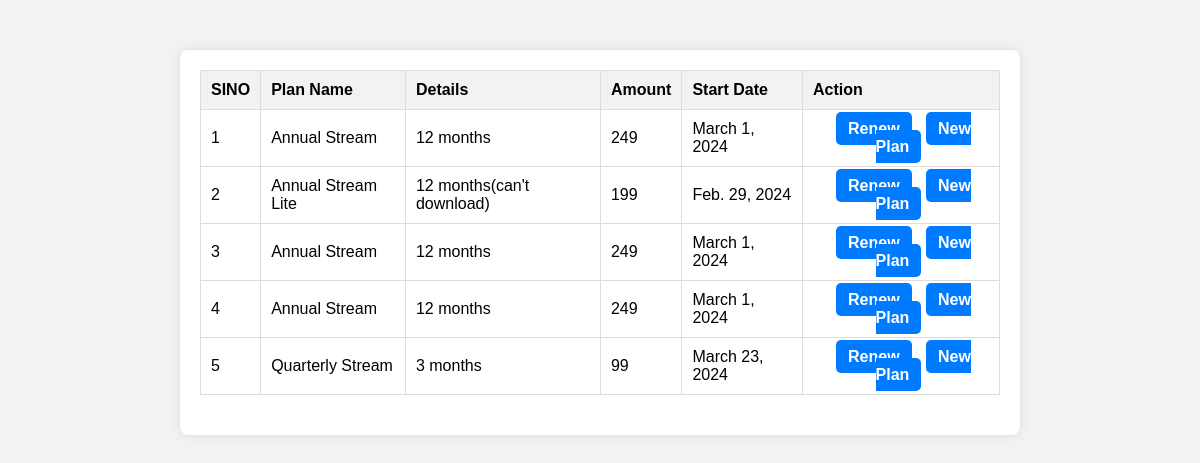
The page /Wuser/ViewMySubscription/ (signed in) on the database its author committed.
### User/models.py (models this page shows)
class tbl_subscribedplans(models.Model):
    plan=models.ForeignKey(tbl_subscription,on_delete=models.CASCADE)
    subscription_startdate=models.DateField(auto_now_add=True)
    user=models.ForeignKey(tbl_user,on_delete=models.CASCADE)
    subscription_status=models.CharField(max_length=10,default=0)
    payment_status=models.CharField(max_length=10,default=0,null=True)

### Admin/models.py (models this page shows)
class tbl_subscription(models.Model):
    user_id=models.ForeignKey(tbl_user,on_delete=models.CASCADE,null=True)
    subscription_plan=models.CharField(max_length=50)
    subscription_startdate=models.CharField(max_length=50)
    subscription_status=models.CharField(max_length=2,default=0)
    subscription_planamt=models.CharField(max_length=50)
    subscription_details=models.CharField(max_length=200)

### User/views.py (the view)
# urls.py: path('ViewMySubscription/',views.viewmysubscription,name="ViewMySubscription"),
def viewmysubscription(request):
    userdata=tbl_user.objects.get(id=request.session['userid'])
    mysubdata=tbl_subscribedplans.objects.filter(user=userdata)
    return render(request,"User/ViewMySubscription.html",{'datas':mysubdata})

### User/Templates/User/ViewMySubscription.html (shortened to what this page needs)
<!DOCTYPE html>
<html lang="en">
<head>
</head>
<body>
    <div class="container">
        <form action="" method="post">
            <table>
                <tr>
                    <th>SINO</th>
                    <th>Plan Name</th>
                    <th>Details</th>
                    <th>Amount</th>
                    <th>Start Date</th>
                    <th>Action</th>
                </tr>
                {% for i in datas %}
                <tr>
                    <td>{{forloop.counter}}</td>
                    <td>{{i.plan.subscription_plan}}</td>
                    <td>{{i.plan.subscription_details}}</td>
                    <td>{{i.plan.subscription_planamt}}</td>
                    <td>{{i.subscription_startdate}}</td>
                    <td class="action-buttons">
                        <a href="{% url 'webuser:renewplan' i.id %}">Renew</a>
                        <a href="{% url 'webuser:ViewSubscription' %}">New Plan</a>
                    </td>
                </tr>
                {% endfor %}
            </table>
        </form>
    </div>
</body>
</html>

### User/Templates/User/ViewMySubscription.html (style rules this page uses)
body { font-family: Arial, sans-serif; background-color: #f2f2f2; margin: 0; padding: 0; }
.container { max-width: 800px; margin: 50px auto; background-color: #fff; padding: 20px; border-radius: 8px; box-shadow: 0 0 10px rgba(0, 0, 0, 0.1); }
table { width: 100%; border-collapse: collapse; margin-bottom: 20px; }
th, td { padding: 10px; border: 1px solid #ddd; text-align: left; }
th { background-color: #f2f2f2; }
a { text-decoration: none; color: #007bff; font-weight: bold; }
.action-buttons { text-align: center; }
.action-buttons a { margin: 0 5px; padding: 8px 12px; background-color: #007bff; color: #fff; border-radius: 5px; text-decoration: none; }

### rows shown on the page
tbl_subscribedplans: plan.subscription_plan "Annual Stream", plan.subscription_details "12 months", plan.subscription_planamt "249", subscription_startdate "March 1, 2024"
tbl_subscribedplans: plan.subscription_plan "Annual Stream Lite", plan.subscription_details "12 months(can't download)", plan.subscription_planamt "199", subscription_startdate "Feb. 29, 2024"
tbl_subscribedplans: plan.subscription_plan "Annual Stream", plan.subscription_details "12 months", plan.subscription_planamt "249", subscription_startdate "March 1, 2024"
tbl_subscribedplans: plan.subscription_plan "Annual Stream", plan.subscription_details "12 months", plan.subscription_planamt "249", subscription_startdate "March 1, 2024"
tbl_subscribedplans: plan.subscription_plan "Quarterly Stream", plan.subscription_details "3 months", plan.subscription_planamt "99", subscription_startdate "March 23, 2024"
